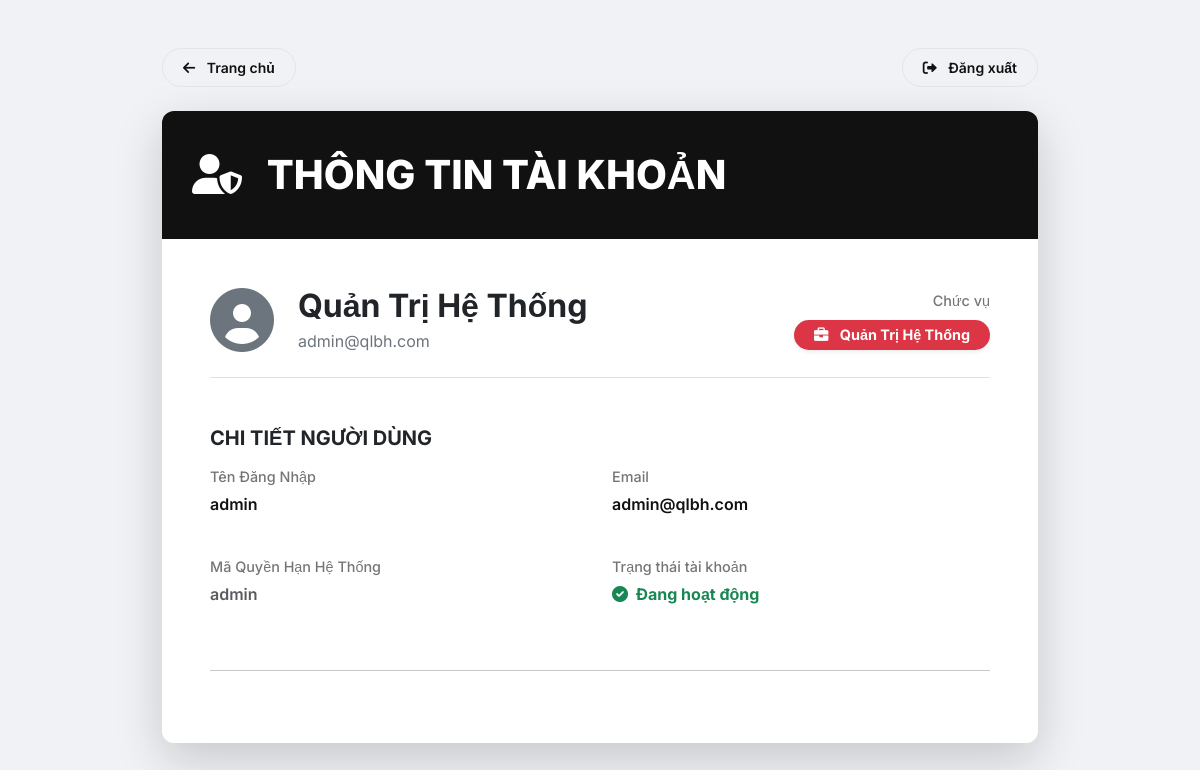
The app's page /account.php (signed in) with its own data.
### tables this page shows
CREATE TABLE `users` (
  `id` int(11) UNSIGNED NOT NULL,
  `username` varchar(50) NOT NULL,
  `password` varchar(255) NOT NULL,
  `fullname` varchar(100) DEFAULT NULL,
  `email` varchar(100) DEFAULT NULL,
  `role` varchar(50) NOT NULL DEFAULT 'staff',
  `created_at` timestamp NOT NULL DEFAULT current_timestamp()
);

### account.php (the view, shortened to what this page needs)
<?php
require_once 'config.php';
$user_id = $_SESSION['user_id'];
$role_mapping = [
    'admin' => ['name' => 'Quản Trị Hệ Thống', 'color' => 'bg-danger'],
    'sales' => ['name' => 'Nhân viên Bán Hàng & Thu Ngân', 'color' => 'bg-success'],
    'inventory' => ['name' => 'Quản lý Kho & Nhập Hàng', 'color' => 'bg-info'],
    'hr' => ['name' => 'Nhân viên Bộ phận Nhân sự (HR)', 'color' => 'bg-warning'],
    'support' => ['name' => 'Nhân viên Chăm sóc Khách hàng', 'color' => 'bg-primary']
];
$stmt = $pdo->prepare("SELECT username, fullname, email, role FROM users WHERE id = ?");
$stmt->execute([$user_id]);
$user = $stmt->fetch();
$role_info = $role_mapping[$user['role']] ?? ['name' => 'Nhân viên chung', 'color' => 'bg-secondary'];
?>
<!DOCTYPE html>
<html lang="vi">
<head>
    <link href="https://cdn.jsdelivr.net/npm/bootstrap@5.3.0/dist/css/bootstrap.min.css" rel="stylesheet">
    <link rel="stylesheet" href="https://cdnjs.cloudflare.com/ajax/libs/font-awesome/6.0.0/css/all.min.css">
</head>
<body>
<div class="container py-5">
    <div class="d-flex justify-content-between align-items-center mb-4">
        <a href="index.php" class="btn btn-sm btn-outline-app"><i class="fas fa-arrow-left me-2"></i> Trang chủ</a>
        <a href="logout.php" class="btn btn-sm btn-outline-app"><i class="fas fa-sign-out-alt me-2"></i> Đăng xuất</a>
    </div>
    <div class="card border-0 shadow-lg profile-card">
        <div class="header-banner">
            <h1 class="mb-0 text-uppercase"><i class="fas fa-user-shield me-3"></i> Thông tin Tài khoản</h1>
        </div>
        <div class="card-body p-5">
            <div class="d-flex align-items-center mb-5 border-bottom pb-4">
                <i class="fas fa-user-circle fa-4x me-4 text-secondary"></i>
                <div>
                    <h2 class="fw-bold mb-1"><?php echo htmlspecialchars($user['fullname']); ?></h2>
                    <p class="text-secondary mb-0"><?php echo htmlspecialchars($user['email']); ?></p>
                </div>
                <div class="ms-auto text-end">
                    <span class="d-block info-label mb-2">Chức vụ</span>
                    <span class="badge <?php echo $role_info['color']; ?> text-white role-badge shadow-sm">
                        <i class="fas fa-briefcase me-2"></i>
                        <?php echo htmlspecialchars($role_info['name']); ?>
                    </span>
                </div>
            </div>
            <h5 class="fw-bold mt-4 mb-3 text-uppercase text-dark">Chi tiết Người dùng</h5>
            <div class="row g-4">
                <div class="col-md-6">
                    <p class="info-label mb-1">Tên Đăng Nhập</p>
                    <p class="info-value"><?php echo htmlspecialchars($user['username']); ?></p>
                </div>
                <div class="col-md-6">
                    <p class="info-label mb-1">Email</p>
                    <p class="info-value"><?php echo htmlspecialchars($user['email']); ?></p>
                </div>
                <div class="col-md-6">
                    <p class="info-label mb-1">Mã Quyền Hạn Hệ Thống</p>
                    <p class="info-value text-muted"><?php echo htmlspecialchars($user['role']); ?></p>
                </div>
                <div class="col-md-6">
                    <p class="info-label mb-1">Trạng thái tài khoản</p>
                    <p class="info-value text-success fw-bold"><i class="fas fa-check-circle me-1"></i> Đang hoạt động</p>
                </div>
            </div>
            <hr class="mt-5 mb-4">
            </div>
    </div>
</div>
</body>
</html>

### account.php (style rules this page uses)
:root { --app-black: #111111; --app-gray: #757575; --card-bg: #f5f5f5; }
body { background-color: #f0f2f5; font-family: 'Inter', sans-serif; }
.container { max-width: 900px; }
.profile-card { border-radius: 12px; }
.header-banner { background-color: var(--app-black); padding: 40px 30px; border-top-left-radius: 12px; border-top-right-radius: 12px; color: white; position: relative; }
.header-banner h1 { font-weight: 800; }
.info-label { font-weight: 500; color: var(--app-gray); font-size: 0.9rem; }
.info-value { font-size: 1rem; font-weight: 600; color: var(--app-black); }
.role-badge { font-size: 0.9rem; padding: 8px 20px; border-radius: 30px; font-weight: 700; }
.btn-outline-app { display: inline-block; background-color: transparent; color: var(--app-black); border-radius: 30px; padding: 8px 20px; font-weight: 600; border: 1px solid #e5e5e5; text-decoration: none; text-align: center; }

### records on screen
users: fullname "Quản Trị Hệ Thống", email "admin@qlbh.com", role "Quản Trị Hệ Thống", username "admin", role "admin"
